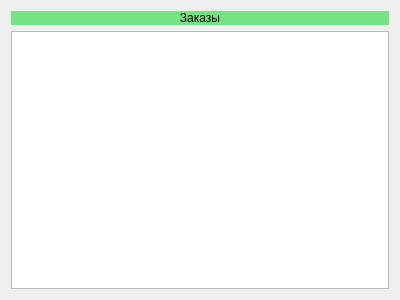
<?xml version="1.0" encoding="UTF-8"?>
<ui version="4.0">
 <class>Dialog</class>
 <widget class="QDialog" name="Dialog">
  <property name="geometry">
   <rect>
    <x>0</x>
    <y>0</y>
    <width>400</width>
    <height>300</height>
   </rect>
  </property>
  <property name="windowTitle">
   <string>Dialog</string>
  </property>
  <property name="styleSheet">
   <string notr="true">font: 10pt &quot;Comic Sans MS&quot;;</string>
  </property>
  <layout class="QVBoxLayout" name="verticalLayout_2">
   <item>
    <layout class="QVBoxLayout" name="table_client">
     <item>
      <widget class="QLabel" name="label">
       <property name="styleSheet">
        <string notr="true">background-color: rgb(118, 227, 131);</string>
       </property>
       <property name="text">
        <string>Заказы</string>
       </property>
       <property name="alignment">
        <set>Qt::AlignCenter</set>
       </property>
      </widget>
     </item>
     <item>
      <widget class="QTableView" name="tableView"/>
     </item>
    </layout>
   </item>
  </layout>
 </widget>
 <resources/>
 <connections/>
</ui>
